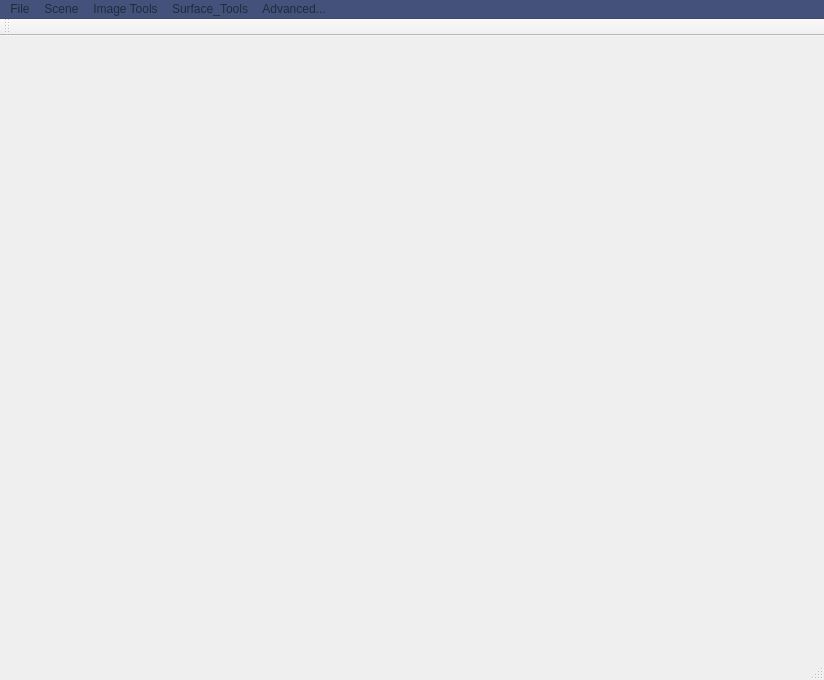
<?xml version="1.0" encoding="UTF-8"?>
<ui version="4.0">
 <class>MainWindowClass</class>
 <widget class="QMainWindow" name="MainWindowClass">
  <property name="windowModality">
   <enum>Qt::NonModal</enum>
  </property>
  <property name="geometry">
   <rect>
    <x>0</x>
    <y>0</y>
    <width>824</width>
    <height>680</height>
   </rect>
  </property>
  <property name="maximumSize">
   <size>
    <width>1600</width>
    <height>1400</height>
   </size>
  </property>
  <property name="focusPolicy">
   <enum>Qt::StrongFocus</enum>
  </property>
  <property name="acceptDrops">
   <bool>false</bool>
  </property>
  <property name="windowTitle">
   <string>BriView</string>
  </property>
  <property name="dockNestingEnabled">
   <bool>true</bool>
  </property>
  <property name="unifiedTitleAndToolBarOnMac">
   <bool>true</bool>
  </property>
  <widget class="QWidget" name="centralWidget">
   <property name="palette">
    <palette>
     <active>
      <colorrole role="WindowText">
       <brush brushstyle="SolidPattern">
        <color alpha="255">
         <red>255</red>
         <green>255</green>
         <blue>255</blue>
        </color>
       </brush>
      </colorrole>
      <colorrole role="Button">
       <brush brushstyle="SolidPattern">
        <color alpha="255">
         <red>54</red>
         <green>54</green>
         <blue>54</blue>
        </color>
       </brush>
      </colorrole>
      <colorrole role="Light">
       <brush brushstyle="SolidPattern">
        <color alpha="255">
         <red>81</red>
         <green>81</green>
         <blue>81</blue>
        </color>
       </brush>
      </colorrole>
      <colorrole role="Midlight">
       <brush brushstyle="SolidPattern">
        <color alpha="255">
         <red>67</red>
         <green>67</green>
         <blue>67</blue>
        </color>
       </brush>
      </colorrole>
      <colorrole role="Dark">
       <brush brushstyle="SolidPattern">
        <color alpha="255">
         <red>27</red>
         <green>27</green>
         <blue>27</blue>
        </color>
       </brush>
      </colorrole>
      <colorrole role="Mid">
       <brush brushstyle="SolidPattern">
        <color alpha="255">
         <red>36</red>
         <green>36</green>
         <blue>36</blue>
        </color>
       </brush>
      </colorrole>
      <colorrole role="Text">
       <brush brushstyle="SolidPattern">
        <color alpha="255">
         <red>255</red>
         <green>255</green>
         <blue>255</blue>
        </color>
       </brush>
      </colorrole>
      <colorrole role="BrightText">
       <brush brushstyle="SolidPattern">
        <color alpha="255">
         <red>255</red>
         <green>255</green>
         <blue>255</blue>
        </color>
       </brush>
      </colorrole>
      <colorrole role="ButtonText">
       <brush brushstyle="SolidPattern">
        <color alpha="255">
         <red>255</red>
         <green>255</green>
         <blue>255</blue>
        </color>
       </brush>
      </colorrole>
      <colorrole role="Base">
       <brush brushstyle="SolidPattern">
        <color alpha="255">
         <red>0</red>
         <green>0</green>
         <blue>0</blue>
        </color>
       </brush>
      </colorrole>
      <colorrole role="Window">
       <brush brushstyle="SolidPattern">
        <color alpha="255">
         <red>54</red>
         <green>54</green>
         <blue>54</blue>
        </color>
       </brush>
      </colorrole>
      <colorrole role="Shadow">
       <brush brushstyle="SolidPattern">
        <color alpha="255">
         <red>0</red>
         <green>0</green>
         <blue>0</blue>
        </color>
       </brush>
      </colorrole>
      <colorrole role="AlternateBase">
       <brush brushstyle="SolidPattern">
        <color alpha="255">
         <red>27</red>
         <green>27</green>
         <blue>27</blue>
        </color>
       </brush>
      </colorrole>
      <colorrole role="ToolTipBase">
       <brush brushstyle="SolidPattern">
        <color alpha="255">
         <red>255</red>
         <green>255</green>
         <blue>220</blue>
        </color>
       </brush>
      </colorrole>
      <colorrole role="ToolTipText">
       <brush brushstyle="SolidPattern">
        <color alpha="255">
         <red>0</red>
         <green>0</green>
         <blue>0</blue>
        </color>
       </brush>
      </colorrole>
     </active>
     <inactive>
      <colorrole role="WindowText">
       <brush brushstyle="SolidPattern">
        <color alpha="255">
         <red>255</red>
         <green>255</green>
         <blue>255</blue>
        </color>
       </brush>
      </colorrole>
      <colorrole role="Button">
       <brush brushstyle="SolidPattern">
        <color alpha="255">
         <red>54</red>
         <green>54</green>
         <blue>54</blue>
        </color>
       </brush>
      </colorrole>
      <colorrole role="Light">
       <brush brushstyle="SolidPattern">
        <color alpha="255">
         <red>81</red>
         <green>81</green>
         <blue>81</blue>
        </color>
       </brush>
      </colorrole>
      <colorrole role="Midlight">
       <brush brushstyle="SolidPattern">
        <color alpha="255">
         <red>67</red>
         <green>67</green>
         <blue>67</blue>
        </color>
       </brush>
      </colorrole>
      <colorrole role="Dark">
       <brush brushstyle="SolidPattern">
        <color alpha="255">
         <red>27</red>
         <green>27</green>
         <blue>27</blue>
        </color>
       </brush>
      </colorrole>
      <colorrole role="Mid">
       <brush brushstyle="SolidPattern">
        <color alpha="255">
         <red>36</red>
         <green>36</green>
         <blue>36</blue>
        </color>
       </brush>
      </colorrole>
      <colorrole role="Text">
       <brush brushstyle="SolidPattern">
        <color alpha="255">
         <red>255</red>
         <green>255</green>
         <blue>255</blue>
        </color>
       </brush>
      </colorrole>
      <colorrole role="BrightText">
       <brush brushstyle="SolidPattern">
        <color alpha="255">
         <red>255</red>
         <green>255</green>
         <blue>255</blue>
        </color>
       </brush>
      </colorrole>
      <colorrole role="ButtonText">
       <brush brushstyle="SolidPattern">
        <color alpha="255">
         <red>255</red>
         <green>255</green>
         <blue>255</blue>
        </color>
       </brush>
      </colorrole>
      <colorrole role="Base">
       <brush brushstyle="SolidPattern">
        <color alpha="255">
         <red>0</red>
         <green>0</green>
         <blue>0</blue>
        </color>
       </brush>
      </colorrole>
      <colorrole role="Window">
       <brush brushstyle="SolidPattern">
        <color alpha="255">
         <red>54</red>
         <green>54</green>
         <blue>54</blue>
        </color>
       </brush>
      </colorrole>
      <colorrole role="Shadow">
       <brush brushstyle="SolidPattern">
        <color alpha="255">
         <red>0</red>
         <green>0</green>
         <blue>0</blue>
        </color>
       </brush>
      </colorrole>
      <colorrole role="AlternateBase">
       <brush brushstyle="SolidPattern">
        <color alpha="255">
         <red>27</red>
         <green>27</green>
         <blue>27</blue>
        </color>
       </brush>
      </colorrole>
      <colorrole role="ToolTipBase">
       <brush brushstyle="SolidPattern">
        <color alpha="255">
         <red>255</red>
         <green>255</green>
         <blue>220</blue>
        </color>
       </brush>
      </colorrole>
      <colorrole role="ToolTipText">
       <brush brushstyle="SolidPattern">
        <color alpha="255">
         <red>0</red>
         <green>0</green>
         <blue>0</blue>
        </color>
       </brush>
      </colorrole>
     </inactive>
     <disabled>
      <colorrole role="WindowText">
       <brush brushstyle="SolidPattern">
        <color alpha="255">
         <red>27</red>
         <green>27</green>
         <blue>27</blue>
        </color>
       </brush>
      </colorrole>
      <colorrole role="Button">
       <brush brushstyle="SolidPattern">
        <color alpha="255">
         <red>54</red>
         <green>54</green>
         <blue>54</blue>
        </color>
       </brush>
      </colorrole>
      <colorrole role="Light">
       <brush brushstyle="SolidPattern">
        <color alpha="255">
         <red>81</red>
         <green>81</green>
         <blue>81</blue>
        </color>
       </brush>
      </colorrole>
      <colorrole role="Midlight">
       <brush brushstyle="SolidPattern">
        <color alpha="255">
         <red>67</red>
         <green>67</green>
         <blue>67</blue>
        </color>
       </brush>
      </colorrole>
      <colorrole role="Dark">
       <brush brushstyle="SolidPattern">
        <color alpha="255">
         <red>27</red>
         <green>27</green>
         <blue>27</blue>
        </color>
       </brush>
      </colorrole>
      <colorrole role="Mid">
       <brush brushstyle="SolidPattern">
        <color alpha="255">
         <red>36</red>
         <green>36</green>
         <blue>36</blue>
        </color>
       </brush>
      </colorrole>
      <colorrole role="Text">
       <brush brushstyle="SolidPattern">
        <color alpha="255">
         <red>27</red>
         <green>27</green>
         <blue>27</blue>
        </color>
       </brush>
      </colorrole>
      <colorrole role="BrightText">
       <brush brushstyle="SolidPattern">
        <color alpha="255">
         <red>255</red>
         <green>255</green>
         <blue>255</blue>
        </color>
       </brush>
      </colorrole>
      <colorrole role="ButtonText">
       <brush brushstyle="SolidPattern">
        <color alpha="255">
         <red>27</red>
         <green>27</green>
         <blue>27</blue>
        </color>
       </brush>
      </colorrole>
      <colorrole role="Base">
       <brush brushstyle="SolidPattern">
        <color alpha="255">
         <red>54</red>
         <green>54</green>
         <blue>54</blue>
        </color>
       </brush>
      </colorrole>
      <colorrole role="Window">
       <brush brushstyle="SolidPattern">
        <color alpha="255">
         <red>54</red>
         <green>54</green>
         <blue>54</blue>
        </color>
       </brush>
      </colorrole>
      <colorrole role="Shadow">
       <brush brushstyle="SolidPattern">
        <color alpha="255">
         <red>0</red>
         <green>0</green>
         <blue>0</blue>
        </color>
       </brush>
      </colorrole>
      <colorrole role="AlternateBase">
       <brush brushstyle="SolidPattern">
        <color alpha="255">
         <red>54</red>
         <green>54</green>
         <blue>54</blue>
        </color>
       </brush>
      </colorrole>
      <colorrole role="ToolTipBase">
       <brush brushstyle="SolidPattern">
        <color alpha="255">
         <red>255</red>
         <green>255</green>
         <blue>220</blue>
        </color>
       </brush>
      </colorrole>
      <colorrole role="ToolTipText">
       <brush brushstyle="SolidPattern">
        <color alpha="255">
         <red>0</red>
         <green>0</green>
         <blue>0</blue>
        </color>
       </brush>
      </colorrole>
     </disabled>
    </palette>
   </property>
   <property name="font">
    <font>
     <pointsize>1</pointsize>
    </font>
   </property>
   <property name="mouseTracking">
    <bool>false</bool>
   </property>
   <layout class="QVBoxLayout" name="verticalLayout">
    <item>
     <widget class="myOpenGLWidget" name="openGLwidget" native="true">
      <property name="minimumSize">
       <size>
        <width>800</width>
        <height>600</height>
       </size>
      </property>
     </widget>
    </item>
   </layout>
  </widget>
  <widget class="QMenuBar" name="menuBar">
   <property name="enabled">
    <bool>false</bool>
   </property>
   <property name="geometry">
    <rect>
     <x>0</x>
     <y>0</y>
     <width>824</width>
     <height>22</height>
    </rect>
   </property>
   <property name="palette">
    <palette>
     <active>
      <colorrole role="WindowText">
       <brush brushstyle="SolidPattern">
        <color alpha="255">
         <red>255</red>
         <green>255</green>
         <blue>255</blue>
        </color>
       </brush>
      </colorrole>
      <colorrole role="Button">
       <brush brushstyle="SolidPattern">
        <color alpha="255">
         <red>68</red>
         <green>82</green>
         <blue>123</blue>
        </color>
       </brush>
      </colorrole>
      <colorrole role="Light">
       <brush brushstyle="SolidPattern">
        <color alpha="255">
         <red>102</red>
         <green>123</green>
         <blue>185</blue>
        </color>
       </brush>
      </colorrole>
      <colorrole role="Midlight">
       <brush brushstyle="SolidPattern">
        <color alpha="255">
         <red>85</red>
         <green>102</green>
         <blue>154</blue>
        </color>
       </brush>
      </colorrole>
      <colorrole role="Dark">
       <brush brushstyle="SolidPattern">
        <color alpha="255">
         <red>34</red>
         <green>41</green>
         <blue>61</blue>
        </color>
       </brush>
      </colorrole>
      <colorrole role="Mid">
       <brush brushstyle="SolidPattern">
        <color alpha="255">
         <red>45</red>
         <green>54</green>
         <blue>82</blue>
        </color>
       </brush>
      </colorrole>
      <colorrole role="Text">
       <brush brushstyle="SolidPattern">
        <color alpha="255">
         <red>255</red>
         <green>255</green>
         <blue>255</blue>
        </color>
       </brush>
      </colorrole>
      <colorrole role="BrightText">
       <brush brushstyle="SolidPattern">
        <color alpha="255">
         <red>255</red>
         <green>255</green>
         <blue>255</blue>
        </color>
       </brush>
      </colorrole>
      <colorrole role="ButtonText">
       <brush brushstyle="SolidPattern">
        <color alpha="255">
         <red>255</red>
         <green>255</green>
         <blue>255</blue>
        </color>
       </brush>
      </colorrole>
      <colorrole role="Base">
       <brush brushstyle="SolidPattern">
        <color alpha="255">
         <red>0</red>
         <green>0</green>
         <blue>0</blue>
        </color>
       </brush>
      </colorrole>
      <colorrole role="Window">
       <brush brushstyle="SolidPattern">
        <color alpha="255">
         <red>68</red>
         <green>82</green>
         <blue>123</blue>
        </color>
       </brush>
      </colorrole>
      <colorrole role="Shadow">
       <brush brushstyle="SolidPattern">
        <color alpha="255">
         <red>0</red>
         <green>0</green>
         <blue>0</blue>
        </color>
       </brush>
      </colorrole>
      <colorrole role="AlternateBase">
       <brush brushstyle="SolidPattern">
        <color alpha="255">
         <red>34</red>
         <green>41</green>
         <blue>61</blue>
        </color>
       </brush>
      </colorrole>
      <colorrole role="ToolTipBase">
       <brush brushstyle="SolidPattern">
        <color alpha="255">
         <red>255</red>
         <green>255</green>
         <blue>220</blue>
        </color>
       </brush>
      </colorrole>
      <colorrole role="ToolTipText">
       <brush brushstyle="SolidPattern">
        <color alpha="255">
         <red>0</red>
         <green>0</green>
         <blue>0</blue>
        </color>
       </brush>
      </colorrole>
     </active>
     <inactive>
      <colorrole role="WindowText">
       <brush brushstyle="SolidPattern">
        <color alpha="255">
         <red>255</red>
         <green>255</green>
         <blue>255</blue>
        </color>
       </brush>
      </colorrole>
      <colorrole role="Button">
       <brush brushstyle="SolidPattern">
        <color alpha="255">
         <red>68</red>
         <green>82</green>
         <blue>123</blue>
        </color>
       </brush>
      </colorrole>
      <colorrole role="Light">
       <brush brushstyle="SolidPattern">
        <color alpha="255">
         <red>102</red>
         <green>123</green>
         <blue>185</blue>
        </color>
       </brush>
      </colorrole>
      <colorrole role="Midlight">
       <brush brushstyle="SolidPattern">
        <color alpha="255">
         <red>85</red>
         <green>102</green>
         <blue>154</blue>
        </color>
       </brush>
      </colorrole>
      <colorrole role="Dark">
       <brush brushstyle="SolidPattern">
        <color alpha="255">
         <red>34</red>
         <green>41</green>
         <blue>61</blue>
        </color>
       </brush>
      </colorrole>
      <colorrole role="Mid">
       <brush brushstyle="SolidPattern">
        <color alpha="255">
         <red>45</red>
         <green>54</green>
         <blue>82</blue>
        </color>
       </brush>
      </colorrole>
      <colorrole role="Text">
       <brush brushstyle="SolidPattern">
        <color alpha="255">
         <red>255</red>
         <green>255</green>
         <blue>255</blue>
        </color>
       </brush>
      </colorrole>
      <colorrole role="BrightText">
       <brush brushstyle="SolidPattern">
        <color alpha="255">
         <red>255</red>
         <green>255</green>
         <blue>255</blue>
        </color>
       </brush>
      </colorrole>
      <colorrole role="ButtonText">
       <brush brushstyle="SolidPattern">
        <color alpha="255">
         <red>255</red>
         <green>255</green>
         <blue>255</blue>
        </color>
       </brush>
      </colorrole>
      <colorrole role="Base">
       <brush brushstyle="SolidPattern">
        <color alpha="255">
         <red>0</red>
         <green>0</green>
         <blue>0</blue>
        </color>
       </brush>
      </colorrole>
      <colorrole role="Window">
       <brush brushstyle="SolidPattern">
        <color alpha="255">
         <red>68</red>
         <green>82</green>
         <blue>123</blue>
        </color>
       </brush>
      </colorrole>
      <colorrole role="Shadow">
       <brush brushstyle="SolidPattern">
        <color alpha="255">
         <red>0</red>
         <green>0</green>
         <blue>0</blue>
        </color>
       </brush>
      </colorrole>
      <colorrole role="AlternateBase">
       <brush brushstyle="SolidPattern">
        <color alpha="255">
         <red>34</red>
         <green>41</green>
         <blue>61</blue>
        </color>
       </brush>
      </colorrole>
      <colorrole role="ToolTipBase">
       <brush brushstyle="SolidPattern">
        <color alpha="255">
         <red>255</red>
         <green>255</green>
         <blue>220</blue>
        </color>
       </brush>
      </colorrole>
      <colorrole role="ToolTipText">
       <brush brushstyle="SolidPattern">
        <color alpha="255">
         <red>0</red>
         <green>0</green>
         <blue>0</blue>
        </color>
       </brush>
      </colorrole>
     </inactive>
     <disabled>
      <colorrole role="WindowText">
       <brush brushstyle="SolidPattern">
        <color alpha="255">
         <red>34</red>
         <green>41</green>
         <blue>61</blue>
        </color>
       </brush>
      </colorrole>
      <colorrole role="Button">
       <brush brushstyle="SolidPattern">
        <color alpha="255">
         <red>68</red>
         <green>82</green>
         <blue>123</blue>
        </color>
       </brush>
      </colorrole>
      <colorrole role="Light">
       <brush brushstyle="SolidPattern">
        <color alpha="255">
         <red>102</red>
         <green>123</green>
         <blue>185</blue>
        </color>
       </brush>
      </colorrole>
      <colorrole role="Midlight">
       <brush brushstyle="SolidPattern">
        <color alpha="255">
         <red>85</red>
         <green>102</green>
         <blue>154</blue>
        </color>
       </brush>
      </colorrole>
      <colorrole role="Dark">
       <brush brushstyle="SolidPattern">
        <color alpha="255">
         <red>34</red>
         <green>41</green>
         <blue>61</blue>
        </color>
       </brush>
      </colorrole>
      <colorrole role="Mid">
       <brush brushstyle="SolidPattern">
        <color alpha="255">
         <red>45</red>
         <green>54</green>
         <blue>82</blue>
        </color>
       </brush>
      </colorrole>
      <colorrole role="Text">
       <brush brushstyle="SolidPattern">
        <color alpha="255">
         <red>34</red>
         <green>41</green>
         <blue>61</blue>
        </color>
       </brush>
      </colorrole>
      <colorrole role="BrightText">
       <brush brushstyle="SolidPattern">
        <color alpha="255">
         <red>255</red>
         <green>255</green>
         <blue>255</blue>
        </color>
       </brush>
      </colorrole>
      <colorrole role="ButtonText">
       <brush brushstyle="SolidPattern">
        <color alpha="255">
         <red>34</red>
         <green>41</green>
         <blue>61</blue>
        </color>
       </brush>
      </colorrole>
      <colorrole role="Base">
       <brush brushstyle="SolidPattern">
        <color alpha="255">
         <red>68</red>
         <green>82</green>
         <blue>123</blue>
        </color>
       </brush>
      </colorrole>
      <colorrole role="Window">
       <brush brushstyle="SolidPattern">
        <color alpha="255">
         <red>68</red>
         <green>82</green>
         <blue>123</blue>
        </color>
       </brush>
      </colorrole>
      <colorrole role="Shadow">
       <brush brushstyle="SolidPattern">
        <color alpha="255">
         <red>0</red>
         <green>0</green>
         <blue>0</blue>
        </color>
       </brush>
      </colorrole>
      <colorrole role="AlternateBase">
       <brush brushstyle="SolidPattern">
        <color alpha="255">
         <red>68</red>
         <green>82</green>
         <blue>123</blue>
        </color>
       </brush>
      </colorrole>
      <colorrole role="ToolTipBase">
       <brush brushstyle="SolidPattern">
        <color alpha="255">
         <red>255</red>
         <green>255</green>
         <blue>220</blue>
        </color>
       </brush>
      </colorrole>
      <colorrole role="ToolTipText">
       <brush brushstyle="SolidPattern">
        <color alpha="255">
         <red>0</red>
         <green>0</green>
         <blue>0</blue>
        </color>
       </brush>
      </colorrole>
     </disabled>
    </palette>
   </property>
   <property name="defaultUp">
    <bool>false</bool>
   </property>
   <widget class="QMenu" name="menuFile">
    <property name="minimumSize">
     <size>
      <width>1000</width>
      <height>100</height>
     </size>
    </property>
    <property name="title">
     <string>File</string>
    </property>
    <addaction name="actionLoad_Image"/>
    <addaction name="separator"/>
    <addaction name="actionLoad_Surface"/>
    <addaction name="actionAppend_Surface_Data"/>
    <addaction name="actionSave_Surface"/>
    <addaction name="separator"/>
    <addaction name="actionSave_Scene"/>
    <addaction name="actionLoad_Scene"/>
    <addaction name="separator"/>
   </widget>
   <widget class="QMenu" name="menuGL_functionality">
    <property name="title">
     <string>Advanced...</string>
    </property>
    <addaction name="actionMarching_Cubes"/>
   </widget>
   <widget class="QMenu" name="menuImage_Tools">
    <property name="title">
     <string>Image Tools</string>
    </property>
    <property name="separatorsCollapsible">
     <bool>false</bool>
    </property>
    <addaction name="actionImage_Manipulator_Sidebar"/>
    <addaction name="separator"/>
    <addaction name="actionImage_List"/>
    <addaction name="actionImageNavigator"/>
    <addaction name="actionImageColour_map"/>
    <addaction name="actionCoordinate_System"/>
    <addaction name="actionBlending_2"/>
    <addaction name="actionImageColour_Bar"/>
   </widget>
   <widget class="QMenu" name="menuScene">
    <property name="title">
     <string>Scene</string>
    </property>
    <addaction name="actionScene_Manipulator_Sidebar"/>
    <addaction name="separator"/>
    <addaction name="actionSceneNavigator"/>
    <addaction name="actionCamera"/>
    <addaction name="actionLighting_2"/>
    <addaction name="actionBackground_Colour"/>
    <addaction name="actionScreen_Capture"/>
   </widget>
   <widget class="QMenu" name="menuSurface_Tools">
    <property name="tearOffEnabled">
     <bool>false</bool>
    </property>
    <property name="title">
     <string>Surface_Tools</string>
    </property>
    <addaction name="actionSurface_Manipulator_Sidebar"/>
    <addaction name="separator"/>
    <addaction name="actionSurface_Scalar_Selector"/>
    <addaction name="actionSurface_Colour_Mapping"/>
    <addaction name="actionMaterial_Properties"/>
    <addaction name="actionGlyph_Options"/>
    <addaction name="actionColour_Bar"/>
    <addaction name="actionPolygon_Rendering"/>
    <addaction name="actionSlice_Surface"/>
   </widget>
   <addaction name="menuFile"/>
   <addaction name="menuScene"/>
   <addaction name="menuImage_Tools"/>
   <addaction name="menuSurface_Tools"/>
   <addaction name="menuGL_functionality"/>
  </widget>
  <widget class="QToolBar" name="mainToolBar">
   <property name="sizePolicy">
    <sizepolicy hsizetype="Maximum" vsizetype="Fixed">
     <horstretch>0</horstretch>
     <verstretch>0</verstretch>
    </sizepolicy>
   </property>
   <attribute name="toolBarArea">
    <enum>TopToolBarArea</enum>
   </attribute>
   <attribute name="toolBarBreak">
    <bool>false</bool>
   </attribute>
  </widget>
  <widget class="QStatusBar" name="statusBar"/>
  <action name="actionRender_Image_Slices">
   <property name="enabled">
    <bool>true</bool>
   </property>
   <property name="text">
    <string>Render Image Slices</string>
   </property>
  </action>
  <action name="actionTransforms">
   <property name="text">
    <string>Transforms...</string>
   </property>
  </action>
  <action name="actionLoad_Image">
   <property name="text">
    <string>Load Image...</string>
   </property>
  </action>
  <action name="actionLoad_Surface">
   <property name="text">
    <string>Load Surface...</string>
   </property>
  </action>
  <action name="actionRender_Surfaces">
   <property name="text">
    <string>Render Surfaces</string>
   </property>
  </action>
  <action name="actionShow_Dock_Widget">
   <property name="text">
    <string>View Coordinates</string>
   </property>
  </action>
  <action name="actionSet_glClearColor">
   <property name="text">
    <string>Set glClearColor...</string>
   </property>
  </action>
  <action name="actionImageNavigator">
   <property name="text">
    <string>Slice Plane Navigator...</string>
   </property>
  </action>
  <action name="actionStates">
   <property name="text">
    <string>States</string>
   </property>
  </action>
  <action name="actionLights">
   <property name="text">
    <string>Lights</string>
   </property>
  </action>
  <action name="actionSceneNavigator">
   <property name="text">
    <string>Scene Navigator (Mouse UI)...</string>
   </property>
  </action>
  <action name="actionImageColour_map">
   <property name="text">
    <string>Image Material Properties...</string>
   </property>
  </action>
  <action name="actionBlending">
   <property name="text">
    <string>Blending...</string>
   </property>
  </action>
  <action name="actionSave_Scene">
   <property name="text">
    <string>Save Scene...</string>
   </property>
  </action>
  <action name="actionSlice_Surface">
   <property name="text">
    <string>Slice Surface...</string>
   </property>
  </action>
  <action name="actionAppend_Surface_Data">
   <property name="text">
    <string>Append Surface Data...</string>
   </property>
  </action>
  <action name="actionMarching_Cubes">
   <property name="text">
    <string>Marching Cubes...</string>
   </property>
  </action>
  <action name="actionLighting">
   <property name="text">
    <string>Lighting</string>
   </property>
  </action>
  <action name="actionLighting_2">
   <property name="text">
    <string>Lighting...</string>
   </property>
  </action>
  <action name="actionCamera">
   <property name="text">
    <string>Camera...</string>
   </property>
  </action>
  <action name="actionBackground_Colour">
   <property name="text">
    <string>Background Colour...</string>
   </property>
  </action>
  <action name="actionLoad_Scene">
   <property name="text">
    <string>Load Scene...</string>
   </property>
  </action>
  <action name="actionCoordinate_System">
   <property name="text">
    <string>Coordinate System...</string>
   </property>
  </action>
  <action name="actionBlending_2">
   <property name="text">
    <string>Blending...</string>
   </property>
  </action>
  <action name="actionImageColour_Bar">
   <property name="text">
    <string>Colour Bar...</string>
   </property>
  </action>
  <action name="actionImage_List">
   <property name="text">
    <string>Image List...</string>
   </property>
  </action>
  <action name="actionSurface_Scalar_Selector">
   <property name="text">
    <string>Surface/Scalar Selector...</string>
   </property>
  </action>
  <action name="actionSurface_Colour_Mapping">
   <property name="text">
    <string>Surface Colour Mapping...</string>
   </property>
  </action>
  <action name="actionColour_Bar">
   <property name="text">
    <string>Colour Bar...</string>
   </property>
  </action>
  <action name="actionGlyph_Options">
   <property name="text">
    <string>Glyph Options...</string>
   </property>
  </action>
  <action name="actionMaterial_Properties">
   <property name="text">
    <string>Material Properties...</string>
   </property>
  </action>
  <action name="actionPolygon_Rendering">
   <property name="text">
    <string>Polygon Rendering,..</string>
   </property>
  </action>
  <action name="actionImage_Manipulator_Sidebar">
   <property name="checkable">
    <bool>true</bool>
   </property>
   <property name="enabled">
    <bool>true</bool>
   </property>
   <property name="text">
    <string>Image Manipulator Sidebar</string>
   </property>
  </action>
  <action name="actionSurface_Manipulator_Sidebar">
   <property name="checkable">
    <bool>true</bool>
   </property>
   <property name="text">
    <string>Surface Manipulator Sidebar</string>
   </property>
  </action>
  <action name="actionScene_Manipulator_Sidebar">
   <property name="checkable">
    <bool>true</bool>
   </property>
   <property name="text">
    <string>Scene Manipulator Sidebar</string>
   </property>
  </action>
  <action name="actionSave_Surface">
   <property name="text">
    <string>Save Surface...</string>
   </property>
  </action>
  <action name="actionScreen_Capture">
   <property name="text">
    <string>Screen Capture...</string>
   </property>
  </action>
 </widget>
 <layoutdefault spacing="6" margin="11"/>
 <customwidgets>
  <customwidget>
   <class>myOpenGLWidget</class>
   <extends>QWidget</extends>
   <header>myopenglwidget.h</header>
   <container>1</container>
  </customwidget>
 </customwidgets>
 <resources/>
 <connections/>
</ui>
